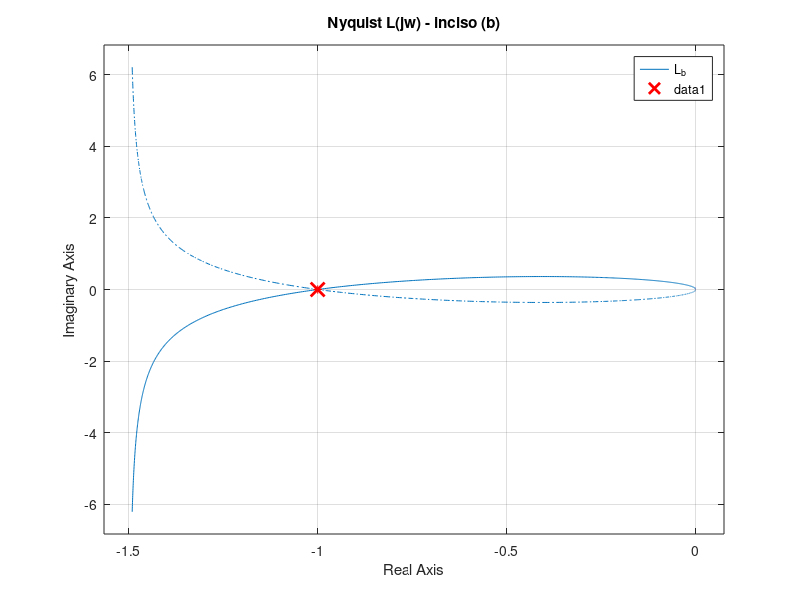

This figure's MATLAB source:
% %%%%%%%%%%%%%%%%%%%%%%%%%%%%%%%%%%%
% 
% Ejercicio X 
% Realizado por: Matías Nahuel López
% 
% Universidad Tecnológica Nacional
% Facultad Regional de Buenos Aires
% 
% Legajo: 153.327-7
% Contacto: matias@matnalopez.com.ar
% 
% %%%%%%%%%%%%%%%%%%%%%%%%%%%%%%%%%%%

%% Inicialización

% Generales
clear; clc; close all;
s = tf('s');

% Para gráficos
T_inicio    = 0;
delta_t     = 0.01;
T_final     = 8;
t           = (T_inicio:delta_t:T_final)';


%% Datos del problema

H = 1 / (0.25*s +1);

Gc1 = (+0.5*s - 1) / s;
Gc2 = (-0.5*s + 1) / s;


%% Resolución

K = 2;

L_a = K*Gc1*H;
L_b = K*Gc2*H;

% figure; nyquist(L_a); grid on; title('Nyquist L(jw) - inciso (a)');
% hold on; plot(-1,0,'rx','MarkerSize',10,'LineWidth',2); % punto -1

figure; nyquist(L_b); grid on; title('Nyquist L(jw) - inciso (b)');
hold on; plot(-1,0,'rx','MarkerSize',10,'LineWidth',2);
